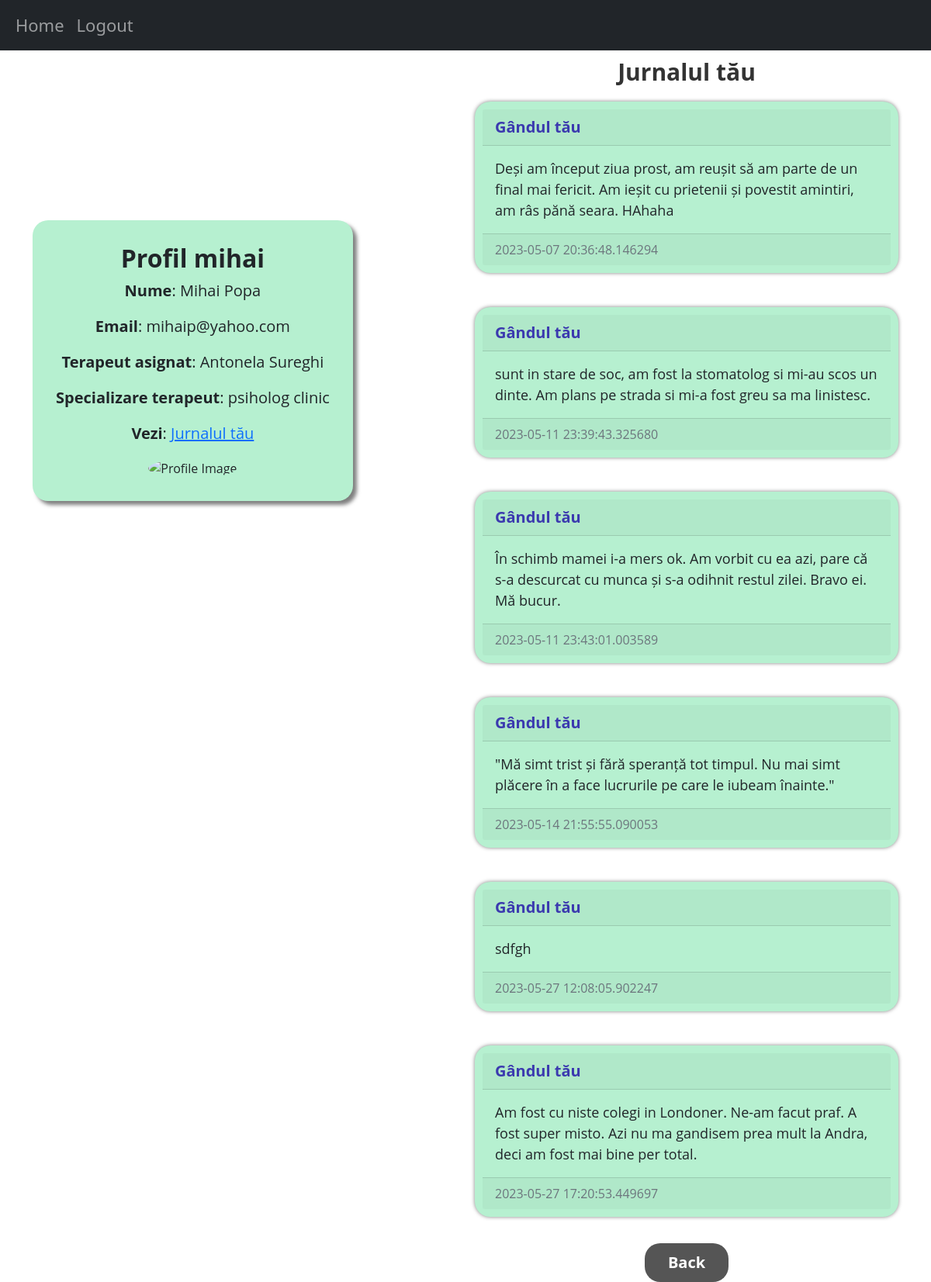
Page /jurnal (signed in) on the committed database.
### website/domain/models.py (models this page shows)
class User(db.Model, UserMixin):
    id = db.Column(db.Integer, primary_key=True)
    email = db.Column(db.String(150), unique=True)
    username = db.Column(db.String(150), unique=True)
    password = db.Column(db.String(150))
    email_confirmed_at = db.Column(db.DateTime(timezone=True), default=datetime.now())
    date_created = db.Column(db.DateTime(timezone=True), default=datetime.now())
    posts = db.relationship('Post', backref='user', passive_deletes=True)
    role = db.Column(db.String(100))

class Pacient(db.Model):
    __tablename__ = 'pacient'
    id = db.Column(db.Integer(), db.ForeignKey('user.id', ondelete='CASCADE'), primary_key=True)
    first_name = db.Column(db.String(50))
    last_name = db.Column(db.String(50))
    terapeut_asignat = db.Column(db.Integer, db.ForeignKey('terapeut.id', ondelete="CASCADE"), nullable=False)

class Terapeut(db.Model):
    __tablename__ = 'terapeut'
    id = db.Column(db.Integer(), db.ForeignKey('user.id', ondelete='CASCADE'), primary_key=True)
    first_name = db.Column(db.String(50))
    last_name = db.Column(db.String(50))
    function = db.Column(db.String(150))
    license = db.Column(db.String(150))
    activity_start_year = db.Column(db.Integer())

class Post(db.Model):
    id = db.Column(db.Integer, primary_key=True)
    text = db.Column(db.Text, nullable=False)
    date_created = db.Column(db.DateTime(timezone=True), default=datetime.now())
    author = db.Column(db.Integer, db.ForeignKey(
        'user.id', ondelete="CASCADE"), nullable=False)
    result = db.Column(db.String(150))

### website/controller/pacientView.py (the view)
    @staticmethod
    @views.route("/jurnal")
    @__role_required('pacient')
    @login_required
    def posts():
        posts_today = Post.query.filter_by(author=current_user.id)
        pacient = Pacient.query.filter_by(id=current_user.id).first()
        terap = Terapeut.query.filter_by(id=pacient.terapeut_asignat).first()
        return render_template("posts.html", user=current_user, posts=posts_today, pacient=pacient,terapeut=terap)

### website/controller/pacientView.py (called while the page is built)
    @staticmethod
    def __role_required(role):
        def decorator(func):
            @wraps(func)
            def wrapper(*args, **kwargs):
                if not current_user.role == role:
                    return "Unauthorized access", 403
                return func(*args, **kwargs)
            return wrapper
        return decorator

### website/templates/posts.html (shortened to what this page needs)
{% extends "jurnal.html" %}  {% block header %} Jurnalul tău {% endblock %} {% block footer %}
<div align="center">
  <a href="/home"
    ><button type="button" >Back</button></a
  >
</div>
{% endblock %}

### website/templates/jurnal.html (shortened to what this page needs)
{% extends "base.html" %}
{% block content %}
<div class="row">
  <div class="col-md-6 mx-auto d-flex align-items-center vh-100">
    <div class="card border-dark text-center" style="background-color: #b6f0d0;
      box-shadow: 5px 5px 5px rgba(0, 0, 0, 0.5);
      margin-top: auto;
      margin-bottom: auto;
      padding: 30px;
      border-radius: 20px;
      border: none;
      font-family: 'Open Sans', sans-serif !important;">
      <h5 class="card-title" style="font-size: 32px; font-weight: bold;">Profil {{ user.username }}</h5>
      <p class="card-text" style="font-size: 20px;"><b>Nume</b>: {{ pacient.first_name }} {{ pacient.last_name }}</p>
      <p class="card-text" style="font-size: 20px;"><b>Email</b>: {{ user.email }}</p>
      <p class="card-text" style="font-size: 20px;"><b>Terapeut asignat</b>: {{ terapeut.first_name }} {{ terapeut.last_name }}</p>
      <p class="card-text" style="font-size: 20px;"><b>Specializare terapeut</b>: {{ terapeut.function }}</p>
      <p class="card-text" style="font-size: 20px;"><b>Vezi</b>: <a href="/jurnal" style="font-size: 20px;">Jurnalul tău</a></p>
      <div style="max-width: 430px; margin: 0 auto;">
        <img src="https://insidesmallbusiness.com.au/wp-content/uploads/2021/04/bigstock-Hands-Of-Diverse-Group-Of-Peop-343671511-e1625192493671.jpg" alt="Profile Image" style="width: 100%; height: 100%; border-radius: 50%;">
      </div>
    </div>
  </div>
  <div class="col-md-6">
    <h1 align="center" style="font-size: 30px;
      font-weight: bold;
      color: #333;
      padding: 10px;">
      {% block header %}Bine ai venit, {{ user.username }}!{% endblock %}
    </h1>
    <div id="posts">
      {% for post in posts %}
      <div class="card border-dark" style="background-color: #b6f0d0;
        box-shadow: 0px 0px 5px rgba(0, 0, 0, 0.5);
        margin: 10px auto;
        max-width: 1000px;
        padding: 10px;
        border-radius: 20px;
        border: none;
        font-family: 'Open Sans', sans-serif !important;">
        <div class="card-header d-flex justify-content-between align-items-center">
          <div class="card-text" style="font-size: 20px; font-weight:bold; color: #3b39af">Gândul tău</div>
        </div>
        <div class="card-body">
          <div class="card-text" style="font-size: 18px;">{{ post.text }}</div>
        </div>
        <div class="card-footer text-muted">{{ post.date_created }}</div>
      </div>
      <br/>
      {% endfor %}
    </div>
    {% block footer %}{% endblock %}
  </div>
</div>
{% endblock %}

### website/static/style.css (style rules this page uses)
body { font-family: 'Open Sans', sans-serif; background-color: #F5F5F5; color: #333; }
button { background-color: #555; border: none; color: #fff; padding: 10px 30px; text-align: center; font-size: 20px !important; font-weight: bold; margin: 20px auto; max-width: 600px; border-radius: 20px !important; cursor: pointer; }
a { color: #4CAF50; text-decoration: none; }

### rows in the picture
User: username "mihai", email "mihaip@yahoo.com"
Pacient: first_name "Mihai", last_name "Popa"
Terapeut: first_name "Antonela", last_name "Sureghi", function "psiholog clinic"
Post: text "Deși am început ziua prost, am reușit să am parte de un final mai fericit. Am ieșit cu prietenii și povestit amintiri, am râs pănă seara. HAhaha", date_created "2023-05-07 20:36:48.146294"
Post: text "sunt in stare de soc, am fost la stomatolog si mi-au scos un dinte. Am plans pe strada si mi-a fost greu sa ma linistesc.", date_created "2023-05-11 23:39:43.325680"
Post: text "În schimb mamei i-a mers ok. Am vorbit cu ea azi, pare că s-a descurcat cu munca și s-a odihnit restul zilei. Bravo ei. Mă bucur.", date_created "2023-05-11 23:43:01.003589"
Post: text "\"Mă simt trist și fără speranță tot timpul. Nu mai simt plăcere în a face lucrurile pe care le iubeam înainte.\"", date_created "2023-05-14 21:55:55.090053"
Post: text "sdfgh", date_created "2023-05-27 12:08:05.902247"
Post: text "Am fost cu niste colegi in Londoner. Ne-am facut praf. A fost super misto. Azi nu ma gandisem prea mult la Andra, deci am fost mai bine per total.", date_created "2023-05-27 17:20:53.449697"
